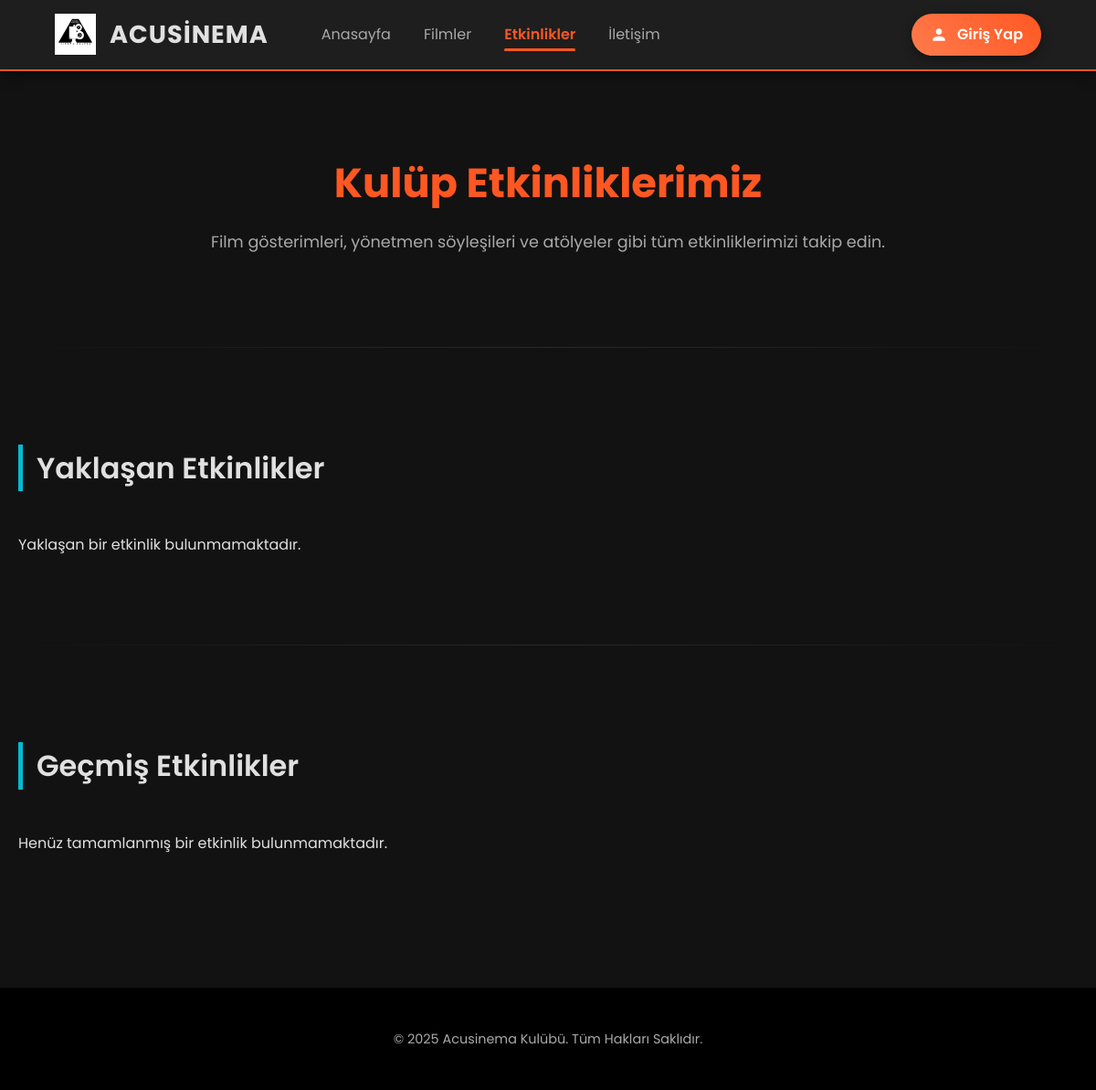
Before: /etkinlikler/ with the older database file.
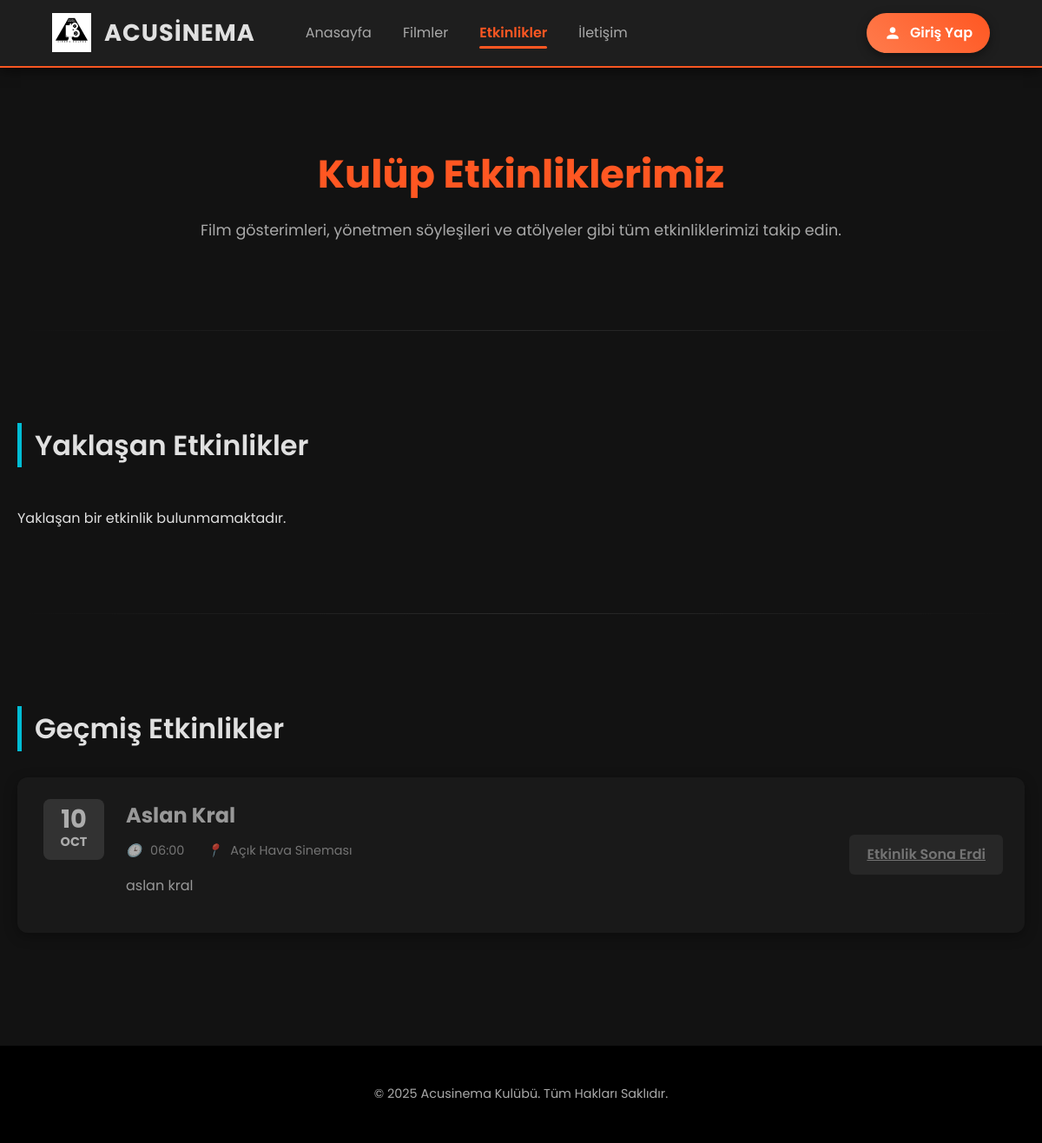
After: the same page with the newer database file.
### core/models.py (models this page shows, shortened)
class Event(models.Model):
    LOCATION_CHOICES = [
        ('K_SALONU', 'Konferans Salonu'),
        ('ACIK_HAVA', 'Açık Hava Sineması'),
    ]
    title = models.CharField("Etkinlik Başlığı", max_length=200)
    slug = models.SlugField(max_length=250, unique=True, blank=True)
    description = models.TextField("Açıklama")
    event_date = models.DateTimeField("Etkinlik Tarihi ve Saati")
    location = models.CharField("Konum", max_length=10, choices=LOCATION_CHOICES, default='K_SALONU')
    created_at = models.DateTimeField(auto_now_add=True)
    class Meta:
        verbose_name = "Etkinlik"
        verbose_name_plural = "Etkinlikler"
        ordering = ['event_date']

### core/views.py (the view)
# urls.py: path('etkinlikler/', core_views.etkinlikler_sayfasi, name='etkinlikler'),
def etkinlikler_sayfasi(request):
    now = timezone.now()
    upcoming_events = Event.objects.filter(event_date__gte=now).order_by('event_date')
    past_events = Event.objects.filter(event_date__lt=now).order_by('-event_date')
    context = {
        'upcoming_events': upcoming_events,
        'past_events': past_events,
    }
    return render(request, 'etkinlikler.html', context)

### templates/etkinlikler.html (shortened to what this page needs)
{% extends "base.html" %}
{% load static %}
{% block extra_css %}
    <link rel="stylesheet" href="{% static 'etkinlikler.css' %}">
{% endblock %}
{% block content %}
    <main class="main-content-wrapper">
        <section class="section section--welcome">
            <h1 class="heading-primary">Kulüp Etkinliklerimiz</h1>
            <p class="text-lead">
                Film gösterimleri, yönetmen söyleşileri ve atölyeler gibi tüm etkinliklerimizi takip edin.
            </p>
        </section>
        <hr class="divider">
        <section class="section">
            <h2 class="heading-secondary">Yaklaşan Etkinlikler</h2>
            <div class="events-list">
                {% if upcoming_events %}
                    {% for event in upcoming_events %}
                    <article class="event-card">
                        <div class="event-date">
                            <span class="day">{{ event.event_date|date:"d" }}</span>
                            <span class="month">{{ event.event_date|date:"b"|upper }}</span>
                        </div>
                        <div class="event-content">
                            <h3 class="event-title">{{ event.title }}</h3>
                            <div class="event-meta">
                                <span><i class="icon-time"></i>{{ event.event_date|date:"H:i" }}</span>
                                <span><i class="icon-location"></i>{{ event.get_location_display }}</span>
                            </div>
                            <p class="event-description">{{ event.description|linebreaks }}</p>
                        </div>
                        <div class="event-action">
                            <a href="#" class="btn">Kayıt Ol</a>
                        </div>
                    </article>
                    {% endfor %}
                {% else %}
                    <p>Yaklaşan bir etkinlik bulunmamaktadır.</p>
                {% endif %}
            </div>
        </section>
        <hr class="divider">
        <section class="section">
            <h2 class="heading-secondary">Geçmiş Etkinlikler</h2>
            <div class="events-list past-events">
                {% if past_events %}
                    {% for event in past_events %}
                    <article class="event-card">
                        <div class="event-date">
                            <span class="day">{{ event.event_date|date:"d" }}</span>
                            <span class="month">{{ event.event_date|date:"b"|upper }}</span>
                        </div>
                        <div class="event-content">
                            <h3 class="event-title">{{ event.title }}</h3>
                            <div class="event-meta">
                                <span><i class="icon-time"></i>{{ event.event_date|date:"H:i" }}</span>
                                <span><i class="icon-location"></i>{{ event.get_location_display }}</span>
                            </div>
                            <p class="event-description">{{ event.description|linebreaks }}</p>
                        </div>
                        <div class="event-action">
                            <a href="#" class="btn-secondary">Etkinlik Sona Erdi</a>
                        </div>
                    </article>
                    {% endfor %}
                {% else %}
                    <p>Henüz tamamlanmış bir etkinlik bulunmamaktadır.</p>
                {% endif %}
            </div>
        </section>
    </main>
{% endblock %}

Changed rows visible on the page:
added Event: event_date "10", event_date "OCT", title "Aslan Kral", event_date "06:00", location "Açık Hava Sineması", description "aslan kral"
Other visible differences:
text no longer shown: "Henüz tamamlanmış bir etkinlik bulunmamaktadır."
